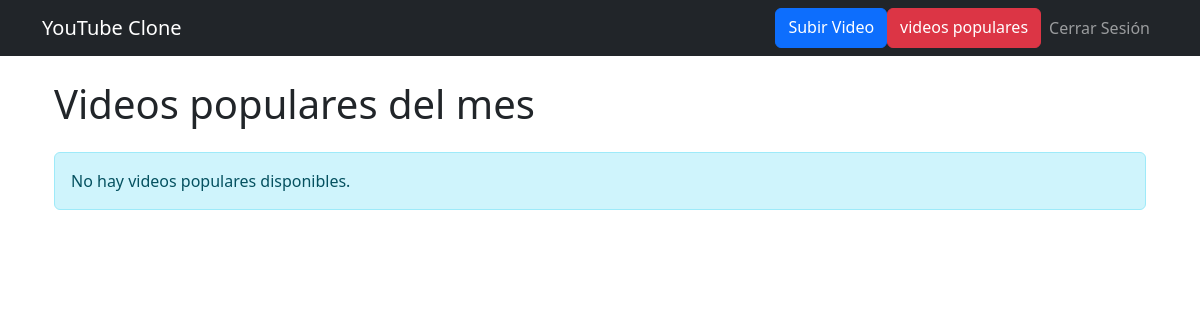
/videos/popular/ (signed in), run on an earlier commit of the app's database.
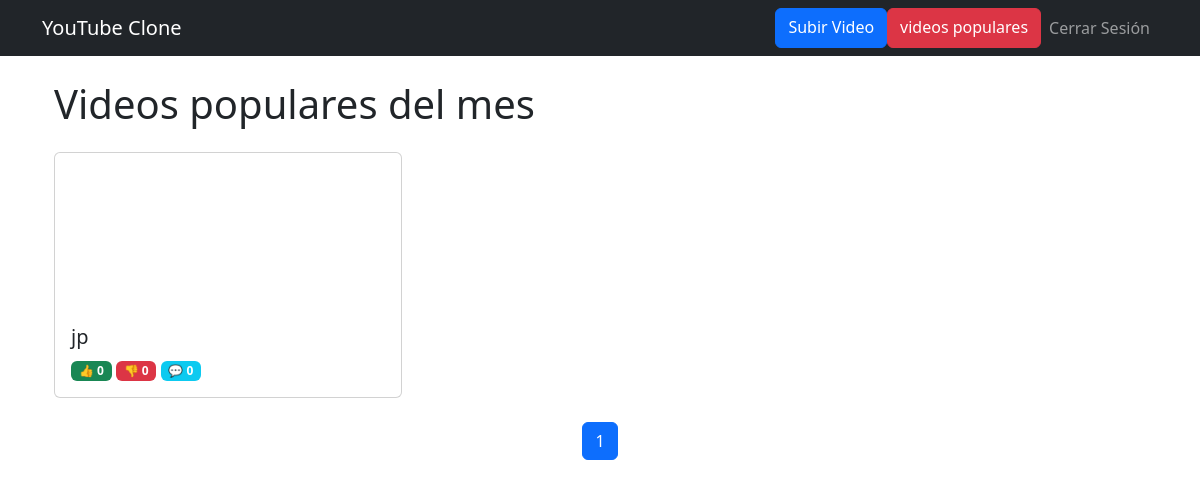
And on a later commit of the database.
### videos/models.py (models this page shows, shortened)
class Video(models.Model):
    title = models.CharField(max_length=200)
    embed_link = models.URLField(max_length=500)
    user = models.ForeignKey(User, on_delete=models.CASCADE)
    created_at = models.DateTimeField(auto_now_add=True)
    likes = models.ManyToManyField(User, related_name='video_likes', blank=True)
    dislikes = models.ManyToManyField(User, related_name='video_dislikes', blank=True)

### videos/views.py (the view)
# urls.py: path('popular/', views.popular_videos, name='popular_videos'),#videos populares
@login_required
def popular_videos(request):
    today = timezone.now().date()
    current_month = today.month
    current_year = today.year
    current_month_videos = Video.objects.filter(
        created_at__month=current_month,
        created_at__year=current_year
    ).prefetch_related('likes', 'dislikes', 'comments')
    videos_with_popularity = []
    for video in current_month_videos:
        likes = video.likes.count()
        dislikes = video.dislikes.count()
        comments = video.comments.count()
        days_old = (today - video.created_at.date()).days
        base_score = (likes * 10) - (dislikes * 5) + comments
        popularity = base_score * (1 - days_old)
        videos_with_popularity.append({
            'video': video,
            'popularity': popularity
        })
    sorted_videos = sorted(videos_with_popularity, key=lambda x: -x['popularity'])
    top_videos = [item['video'] for item in sorted_videos[:5]]
    if len(top_videos) >= 5:
        first_popularity = sorted_videos[0]['popularity']
        if all(item['popularity'] == first_popularity for item in sorted_videos[:5]):
            top_videos = list(current_month_videos.order_by('?')[:5])
    paginator = Paginator(top_videos, 12)
    page = request.GET.get('page')
    try:
        videos = paginator.page(page)
    except PageNotAnInteger:
        videos = paginator.page(1)
    except EmptyPage:
        videos = paginator.page(paginator.num_pages)
    return render(request, 'videos/popular.html', {'videos': videos})

### templates/videos/popular.html (shortened to what this page needs)
{% extends 'base.html' %}
{% block content %}
<div class="container">
    <h1 class="mb-4">Videos populares del mes</h1>
    {% if videos %}
    <div class="row">
        {% for video in videos %}
        <div class="col-md-4 mb-4">
            <div class="card h-100">
                <div class="embed-responsive embed-responsive-16by9">
                    <iframe class="embed-responsive-item"
                            src="{{ video.embed_link }}"
                            allowfullscreen></iframe>
                </div>
                <div class="card-body">
                    <h5 class="card-title">{{ video.title }}</h5>
                    <div class="video-stats">
                        <span class="badge bg-success">
                            👍 {{ video.likes.count }}
                        </span>
                        <span class="badge bg-danger">
                            👎 {{ video.dislikes.count }}
                        </span>
                        <span class="badge bg-info">
                            💬 {{ video.comments.count }}
                        </span>
                    </div>
                </div>
            </div>
        </div>
        {% endfor %}
      <nav aria-label="Page navigation">
        <ul class="pagination justify-content-center">
            {% for num in videos.paginator.page_range %}
            <li class="page-item {% if videos.number == num %}active{% endif %}">
                <a class="page-link" href="?page={{ num }}">{{ num }}</a>
            </li>
            {% endfor %}
        </ul>
    </nav>
    </div>
    {% else %}
    <div class="alert alert-info">
        No hay videos populares disponibles.
    </div>
    {% endif %}
</div>
{% endblock %}

What changed in the data, as far as the page shows it:
added Video: title "jp", likes.count "0", dislikes.count "0", comments.count "0"
Also different on the page:
new list line: "1"
text no longer shown: "No hay videos populares disponibles."
